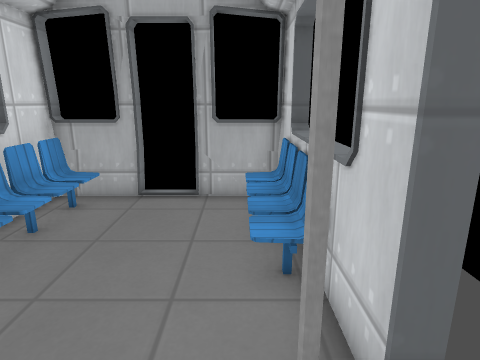
view 1 (above)

12 first-person views from a walk through a 3-D level made in the Godot game engine. The camera is 1.4 m above the floor, tilts 14° down and sees 75° across. The floor is counted in squares, 0.5 m on a side. Each view is taken from the middle of a square. On the plan, view 1 faces up. The plan holds only what a view shows up to about 20 squares ahead; the rest is blank. The place goes on beyond the plan. Some surface patterns are stand-ins.

view 2
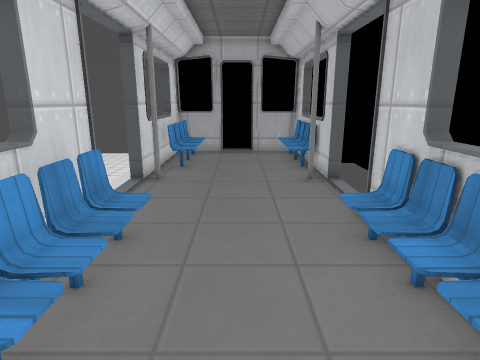

view 3
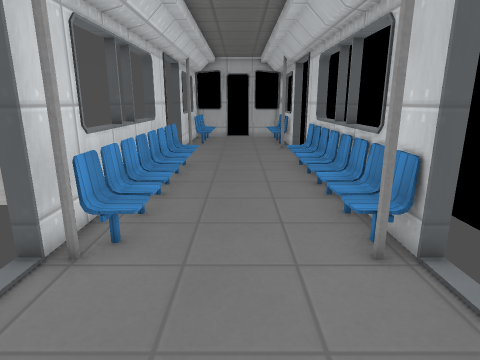

view 4
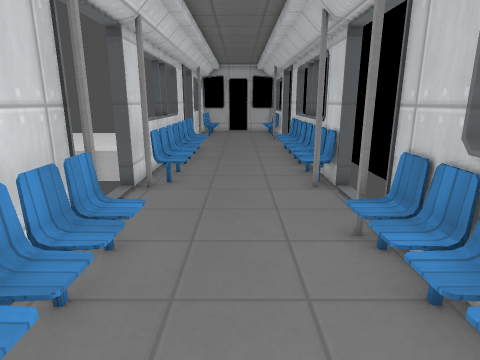

view 5
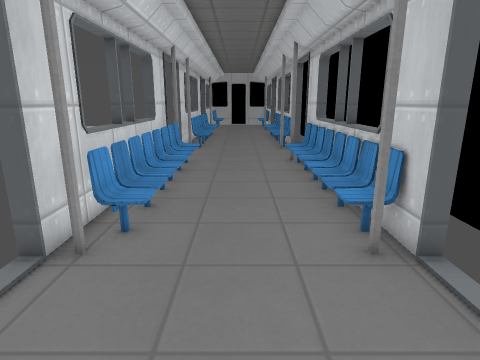

view 6
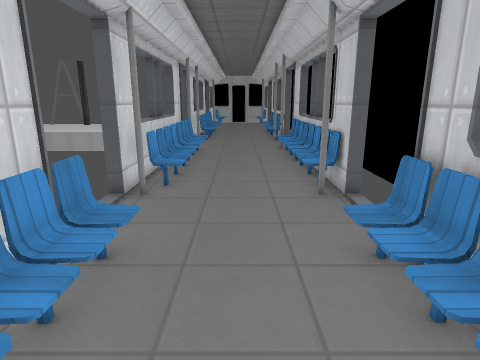

view 7
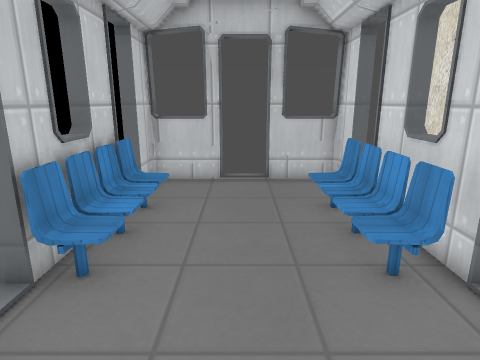

view 8
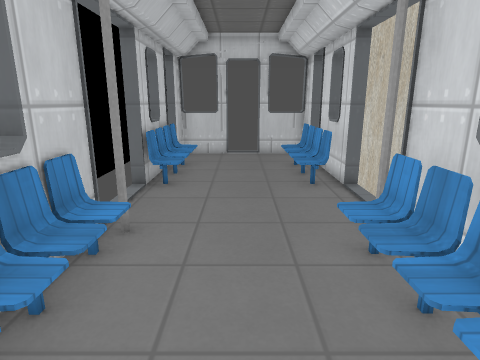

view 9
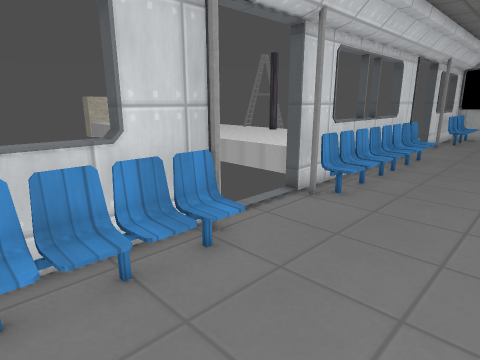

view 10
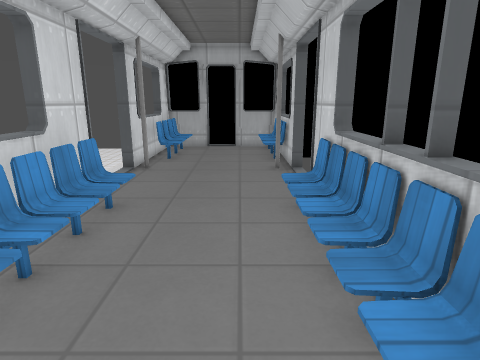

view 11
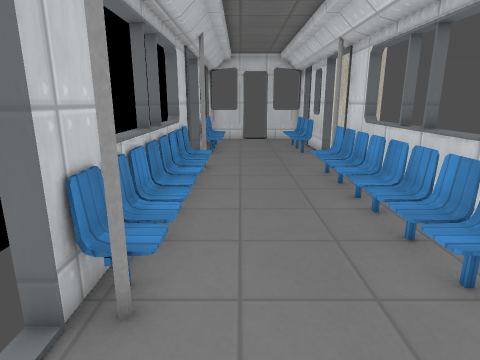

view 12
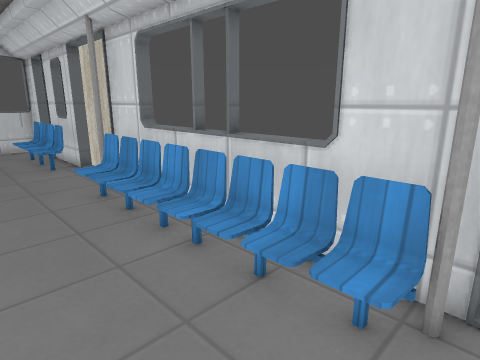

### Floor plan
Key: @ floor where view 1 was taken; # wall or solid block; . floor; / step, stairs or slope; = window, fence, low wall or low ledge; v drop or lower ground; B bench; O other object.
Columns run from 6 left of view 1 to 2 right of it. Each row starts with its distance up from view 1.
 10 #########
  9 ##=#.#=##
  8 #BO....##
  7 # O....==
  6 #vO....=
  5 #BO....==
  4 # .....=#
  3 #......#
  2 ##.....##
  1  .......
  0  .....@.
 -1  .......
 -2 #B.....#
 -3 #vO.../##
 -4 ##O.../=#
 -5 #BO.../==
 -6 #vO.../=#
 -7 #...../=#
 -8 #vO.../==
 -9 #BO.../=
-10 #vO.../#
-11 ##O.../##
-12 ##..../B#
-13  .......
-14  .......
-15  .......
-16 ##O.../##
-17 #v..../##
-18 #v..../=#
-19 #vO.../==
-20 #vO.../=#
-21 #OO.../=#
-22 #vO.../=
-23 #vO.../=
-24 #v..../##
-25 ##..../##
-26 ##..../##
-27  .......
-28  .......
-29 #B.....B#
-30 # O...O##
-31 #vO...O#
-32 # O...O##
-33 # O...O#
-34 #......B
-35 #......##
-36 #..=  .#
-37 #==###=#

Where each view was taken, in squares from view 1:
view 1: 0 up, 0 right, facing up
view 2: 9 down, 2 left, facing up
view 3: 17 down, 2 left, facing up
view 4: 22 down, 2 left, facing up
view 5: 31 down, 2 left, facing up
view 6: 35 down, 2 left, facing up
view 7: 25 down, 2 left, facing down
view 8: 19 down, 2 left, facing down
view 9: 20 down, 0 right, facing up-left
view 10: 11 down, 1 left, facing up
view 11: 12 down, 1 left, facing down
view 12: 15 down, 1 left, facing down-left
